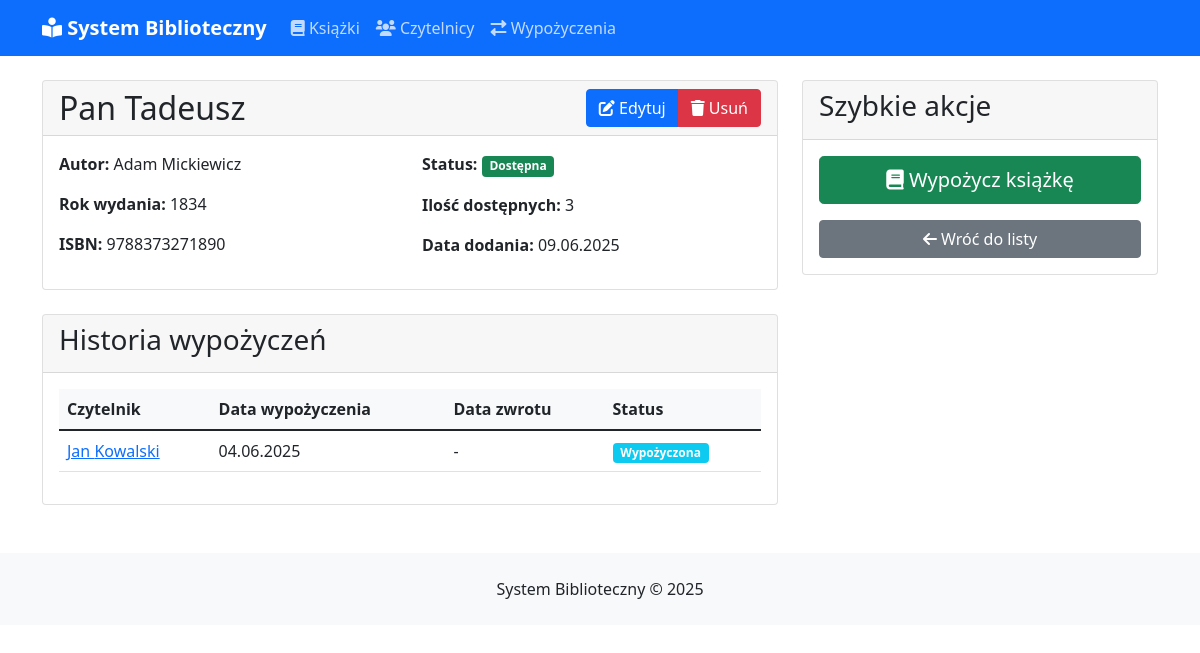
Page /ksiazki/szczegoly/1 on the committed database.
### tables this page shows
CREATE TABLE ksiazki (
    id INT AUTO_INCREMENT PRIMARY KEY,
    tytul VARCHAR(255) NOT NULL,
    autor VARCHAR(255) NOT NULL,
    rok_wydania INT,
    isbn VARCHAR(13),
    ilosc_dostepnych INT DEFAULT 0,
    data_dodania TIMESTAMP DEFAULT CURRENT_TIMESTAMP
);

CREATE TABLE wypozyczenia (
    id INT AUTO_INCREMENT PRIMARY KEY,
    ksiazka_id INT,
    czytelnik_id INT,
    data_wypozyczenia TIMESTAMP DEFAULT CURRENT_TIMESTAMP,
    data_zwrotu TIMESTAMP NULL,
    status ENUM('wypozyczone', 'zwrocone') DEFAULT 'wypozyczone',
    FOREIGN KEY (ksiazka_id) REFERENCES ksiazki(id),
    FOREIGN KEY (czytelnik_id) REFERENCES czytelnicy(id)
);

CREATE TABLE czytelnicy (
    id INT AUTO_INCREMENT PRIMARY KEY,
    imie VARCHAR(50) NOT NULL,
    nazwisko VARCHAR(50) NOT NULL,
    email VARCHAR(100) UNIQUE,
    telefon VARCHAR(15),
    data_rejestracji TIMESTAMP DEFAULT CURRENT_TIMESTAMP
);

### app/core/Router.php (called while the page is built, shortened)
<?php
class Router {
    private $currentMethod = '';
    public function __construct() {
        $url = $this->getUrl();
        $this->currentController = isset($url[0]) ? ucfirst($url[0]) . 'Controller' : 'StronyController';
        $controllerFile = APPROOT . '/controllers/' . $this->currentController . '.php';
        if(file_exists($controllerFile)) {
            $this->currentController = new $this->currentController;
            unset($url[0]);
        } else {
            header("HTTP/1.0 404 Not Found");
            require_once VIEWROOT . '/errors/404.php';
            exit;
        }
        if(isset($url[1])) {
            if(method_exists($this->currentController, $url[1])) {
                $this->currentMethod = $url[1];
                unset($url[1]);
            } else {
                header("HTTP/1.0 404 Not Found");
                require_once VIEWROOT . '/errors/404.php';
                exit;
            }
        } else {
            $this->currentMethod = 'index';
        }
        $this->params = $url ? array_values($url) : [];
        call_user_func_array([$this->currentController, $this->currentMethod], $this->params);
    }
    public function getUrl() {
        if(isset($_GET['url'])) {
            $url = rtrim($_GET['url'], '/');
            $url = filter_var($url, FILTER_SANITIZE_URL);
            return explode('/', $url);
        }
        return [];
    }
}

### public/index.php (called while the page is built, shortened)
<?php
spl_autoload_register(function($className) {
    $directories = [
        APPROOT . '/core/',
        APPROOT . '/controllers/',
        APPROOT . '/models/'
    ];
    foreach ($directories as $directory) {
        $file = $directory . $className . '.php';
        if (file_exists($file)) {
            return;
        }
    }
    die('Błąd: Nie znaleziono klasy ' . $className);
});
try {
    $router = new Router();
} catch (Exception $e) {
    if (DEBUG_MODE) {
        die('Błąd: ' . $e->getMessage());
    } else {
        die('Wystąpił wewnętrzny błąd serwera');
    }
}

### app/core/Database.php (called while the page is built, shortened)
<?php
class Database {
    private $host = DB_HOST;
    private $user = DB_USER;
    private $pass = DB_PASS;
    private $dbname = DB_NAME;
    private $dbh;
    private $stmt;
    public function __construct() {
        $dsn = 'mysql:host=' . $this->host . ';dbname=' . $this->dbname . ';charset=utf8mb4';
        $options = [
            PDO::ATTR_PERSISTENT => true,
            PDO::ATTR_ERRMODE => PDO::ERRMODE_EXCEPTION,
            PDO::ATTR_DEFAULT_FETCH_MODE => PDO::FETCH_OBJ,
            PDO::ATTR_EMULATE_PREPARES => false
        ];
        try {
            $this->dbh = new PDO($dsn, $this->user, $this->pass, $options);
        } catch(PDOException $e) {
            $this->error = $e->getMessage();
            error_log("Database Connection Error: " . $this->error);
            throw new Exception("Nie można połączyć się z bazą danych");
        }
    }
    public function query($sql) {
        try {
            $this->stmt = $this->dbh->prepare($sql);
        } catch(PDOException $e) {
            $this->error = $e->getMessage();
            error_log("Query Preparation Error: " . $this->error . " in query: " . $sql);
            throw new Exception("Błąd przygotowania zapytania");
        }
    }
    public function bind($param, $value, $type = null) {
        if(is_null($type)) {
            switch(true) {
                default:
                    $type = PDO::PARAM_STR;
            }
        }
        try {
            $this->stmt->bindValue($param, $value, $type);
        } catch(PDOException $e) {
            $this->error = $e->getMessage();
            error_log("Parameter Binding Error: " . $this->error);
            throw new Exception("Błąd wiązania parametrów");
        }
    }
    public function execute() {
        try {
            return $this->stmt->execute();
        } catch(PDOException $e) {
            $this->error = $e->getMessage();
            error_log("Query Execution Error: " . $this->error);
            throw new Exception("Błąd wykonania zapytania");
        }
    }
    public function resultSet() {
        try {
            $this->execute();
            return $this->stmt->fetchAll();
        } catch(PDOException $e) {
            $this->error = $e->getMessage();
            error_log("Result Set Error: " . $this->error);
            throw new Exception("Błąd pobierania wyników");
        }
    }
    public function single() {
        try {
            $this->execute();
            return $this->stmt->fetch();
        } catch(PDOException $e) {
            $this->error = $e->getMessage();
            error_log("Single Result Error: " . $this->error);
            throw new Exception("Błąd pobierania wyniku");
        }
    }
}

### app/models/KsiazkiModel.php (called while the page is built, shortened)
<?php
class KsiazkiModel {
    private $db;
    public function __construct() {
        $this->db = new Database;
    }
    public function pobierzKsiazkePoId($id) {
        $this->db->query("SELECT * FROM ksiazki WHERE id = :id");
        $this->db->bind(':id', $id);
        return $this->db->single();
    }
    public function pobierzWypozyczeniaKsiazki($id) {
        $this->db->query("SELECT w.*, c.imie, c.nazwisko
                         FROM wypozyczenia w
                         JOIN czytelnicy c ON w.czytelnik_id = c.id
                         WHERE w.ksiazka_id = :id
                         ORDER BY w.data_wypozyczenia DESC");
        $this->db->bind(':id', $id);
        return $this->db->resultSet();
    }
}

### app/views/ksiazki/szczegoly.php (the view, shortened to what this page needs)
<?php require APPROOT . '/views/templates/header.php'; ?>
<div class="row">
    <div class="col-md-8">
        <div class="card mb-4">
            <div class="card-header d-flex justify-content-between align-items-center">
                <h2 class="card-title mb-0"><?php echo $dane['ksiazka']->tytul; ?></h2>
                <div class="btn-group">
                    <a href="<?php echo BASE_URL; ?>/ksiazki/edytuj/<?php echo $dane['ksiazka']->id; ?>"
                       class="btn btn-primary">
                        <i class="fas fa-edit"></i> Edytuj
                    </a>
                    <button type="button"
                            class="btn btn-danger"
                            data-bs-toggle="modal"
                            data-bs-target="#usunModal">
                        <i class="fas fa-trash"></i> Usuń
                    </button>
                </div>
            </div>
            <div class="card-body">
                <div class="row">
                    <div class="col-md-6">
                        <p><strong>Autor:</strong> <?php echo $dane['ksiazka']->autor; ?></p>
                        <p><strong>Rok wydania:</strong> <?php echo $dane['ksiazka']->rok_wydania; ?></p>
                        <p><strong>ISBN:</strong> <?php echo $dane['ksiazka']->isbn; ?></p>
                    </div>
                    <div class="col-md-6">
                        <p>
                            <strong>Status:</strong>
                            <?php if($dane['ksiazka']->ilosc_dostepnych > 0): ?>
                                <span class="badge bg-success">Dostępna</span>
                            <?php else: ?>
                                <span class="badge bg-danger">Wypożyczona</span>
                            <?php endif; ?>
                        </p>
                        <p><strong>Ilość dostępnych:</strong> <?php echo $dane['ksiazka']->ilosc_dostepnych; ?></p>
                        <p><strong>Data dodania:</strong> <?php echo date('d.m.Y', strtotime($dane['ksiazka']->data_dodania)); ?></p>
                    </div>
                </div>
            </div>
        </div>
        <div class="card">
            <div class="card-header">
                <h3 class="card-title">Historia wypożyczeń</h3>
            </div>
            <div class="card-body">
                <?php if(!empty($dane['wypozyczenia'])): ?>
                    <div class="table-responsive">
                        <table class="table">
                            <thead>
                                <tr>
                                    <th>Czytelnik</th>
                                    <th>Data wypożyczenia</th>
                                    <th>Data zwrotu</th>
                                    <th>Status</th>
                                </tr>
                            </thead>
                            <tbody>
                                <?php foreach($dane['wypozyczenia'] as $wypozyczenie): ?>
                                    <tr>
                                        <td>
                                            <a href="<?php echo BASE_URL; ?>/czytelnicy/szczegoly/<?php echo $wypozyczenie->czytelnik_id; ?>">
                                                <?php echo $wypozyczenie->imie . ' ' . $wypozyczenie->nazwisko; ?>
                                            </a>
                                        </td>
                                        <td><?php echo date('d.m.Y', strtotime($wypozyczenie->data_wypozyczenia)); ?></td>
                                        <td>
                                            <?php
                                            if($wypozyczenie->data_zwrotu) {
                                                echo date('d.m.Y', strtotime($wypozyczenie->data_zwrotu));
                                            } else {
                                                echo '-';
                                            }
                                            ?>
                                        </td>
                                        <td>
                                            <?php if($wypozyczenie->status == 'wypozyczone'): ?>
                                                <span class="badge bg-info">Wypożyczona</span>
                                            <?php else: ?>
                                                <span class="badge bg-success">Zwrócona</span>
                                            <?php endif; ?>
                                        </td>
                                    </tr>
                                <?php endforeach; ?>
                            </tbody>
                        </table>
                    </div>
                <?php else: ?>
                    <p class="text-muted">Brak historii wypożyczeń dla tej książki.</p>
                <?php endif; ?>
            </div>
        </div>
    </div>
    <div class="col-md-4">
        <div class="card">
            <div class="card-header">
                <h3 class="card-title">Szybkie akcje</h3>
            </div>
            <div class="card-body">
                <?php if($dane['ksiazka']->ilosc_dostepnych > 0): ?>
                    <a href="<?php echo BASE_URL; ?>/wypozyczenia/wypozycz?ksiazka_id=<?php echo $dane['ksiazka']->id; ?>"
                       class="btn btn-success btn-lg w-100 mb-3">
                        <i class="fas fa-book"></i> Wypożycz książkę
                    </a>
                <?php endif; ?>
                <a href="<?php echo BASE_URL; ?>/ksiazki" class="btn btn-secondary w-100">
                    <i class="fas fa-arrow-left"></i> Wróć do listy
                </a>
            </div>
        </div>
    </div>
</div>
<?php require APPROOT . '/views/templates/footer.php'; ?>

### app/views/templates/header.php (style rules this page uses)
.table th { background-color: #f8f9fa; }

### rows in the picture
ksiazki: tytul "Pan Tadeusz", autor "Adam Mickiewicz", rok_wydania "1834", isbn "9788373271890", ilosc_dostepnych "3", data_dodania "09.06.2025"
wypozyczenia: czytelnik.imie "Jan", czytelnik.nazwisko "Kowalski", data_wypozyczenia "04.06.2025", status "Wypożyczona"

### other values in the picture
SITENAME "System Biblioteczny"
